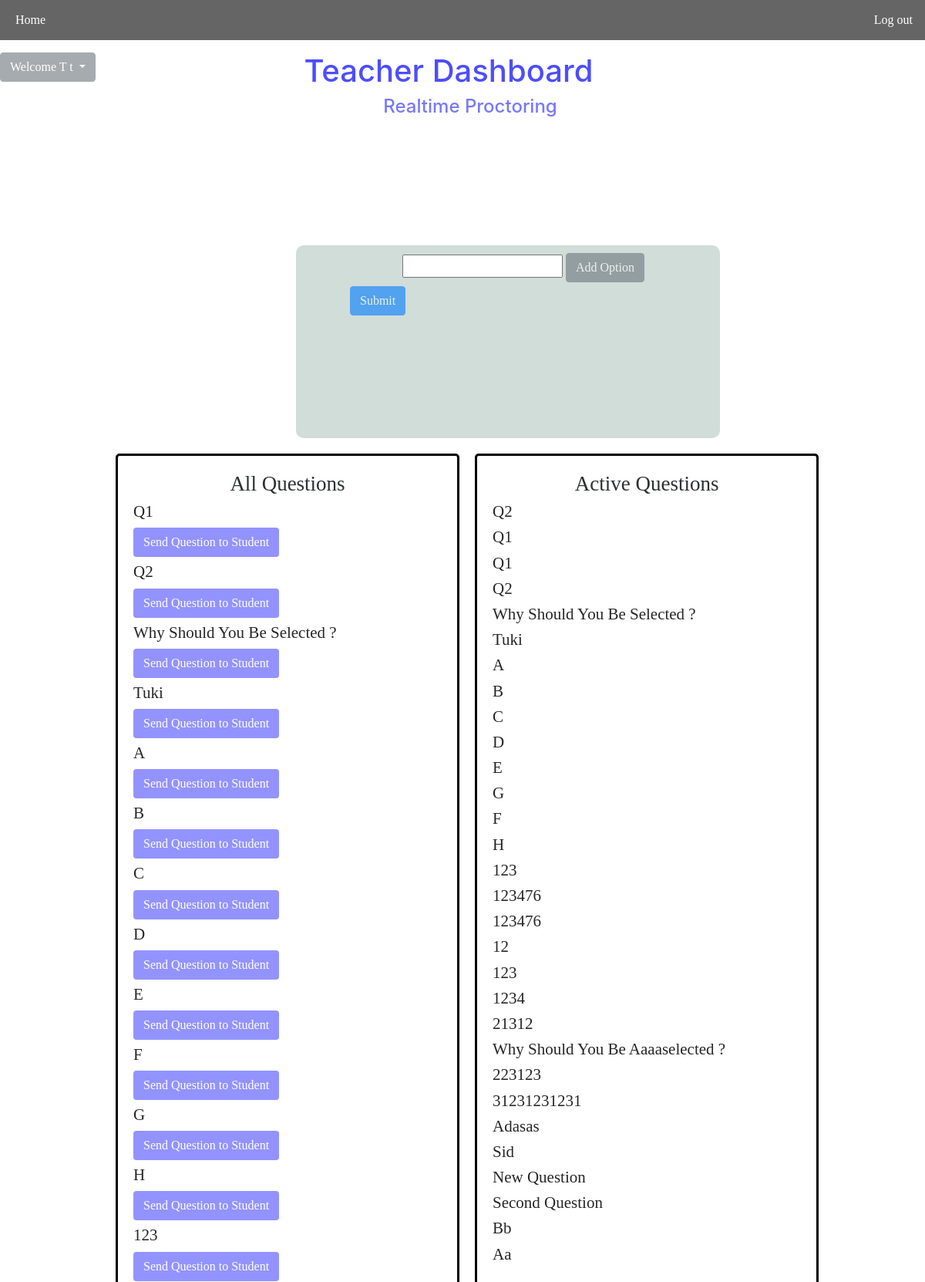
Page /teacher/dashboard/ (signed in, upper part) on the committed database.
### user/models.py (models this page shows, shortened)
class CustomUser(AbstractUser):
    phone_regex = RegexValidator(
        regex=r"^\+?1?\d{9,15}$",
        message="Phone number must be entered in the format: '+99999999'. Up to 15 digits allowed.",
    )
    email = models.EmailField(unique=True, blank=False)
    username = models.CharField(max_length=254, blank=True, null=True)
    user_type = models.CharField(
        max_length=20, choices=[(tag.value, tag.name) for tag in UserTypes]
    )
    phone_number = models.CharField(
        validators=[phone_regex], max_length=17, blank=True, null=True
    )
    gender = models.CharField(
        max_length=14, choices=[(tag.value, tag.name) for tag in GenderTypes]
    )
    age = models.PositiveIntegerField(blank=True, null=True)
    objects = CustomUserManager()
    EMAIL_FIELD = "email"
    USERNAME_FIELD = "email"
    REQUIRED_FIELDS = ['user_type', 'gender']

### question_answer/models.py (models this page shows, shortened)
class Question(models.Model):
    text = models.CharField(max_length=500)
    teacher = models.ForeignKey(User, on_delete=models.CASCADE)
    created = models.DateTimeField(auto_now_add=True)

class ActiveQuestion(models.Model):
    question = models.ForeignKey(Question, on_delete=models.CASCADE)
    created = models.DateTimeField(auto_now_add=True)

### teacher/views.py (the view)
# urls.py: path("dashboard/", student_required(DashboardView.as_view()), name="dashboard"),
class DashboardView(View):
    template_name = "teacher/dashboard.html"
    def get(self, request):
        questions = Question.objects.all()
        active_questions = ActiveQuestion.objects.all()
        tot_violations = Violation.objects.all
        return render(request, self.template_name, {'teacher':request.user,'questions': questions, 'active': active_questions, 'violations': dict})

### teacher/templates/teacher/dashboard.html (shortened to what this page needs)
{% extends "base.html" %}
{% load static %}
{% load user_extras %}
{% block content %}
<html>
<link rel="stylesheet" href="https://stackpath.bootstrapcdn.com/font-awesome/4.7.0/css/font-awesome.min.css"
 />
<link rel="stylesheet" href="https://maxcdn.bootstrapcdn.com/bootstrap/4.0.0/css/bootstrap.min.css"
 />
</html>
<body>
  <ul>
    <li><a href="index.html" style="float:left;padding-left:20px; text-decoration : none">Home</a></li>
    <li><a href="about.asp" style="float:right;padding-left:20px ;text-decoration : none"> Log out</a></li>
  </ul>
  <div class="dropdown" style="float:left;">
    <button class="btn btn-secondary dropdown-toggle" type="button" id="dropdownMenuButton" data-toggle="dropdown"
      aria-haspopup="true" aria-expanded="false">
      Welcome {{teacher.first_name}} {{teacher.last_name}}
    </button>
  </div>
  <h1 id='heading'>Teacher Dashboard</h1>
  <h4 id='graphheading'>Realtime Proctoring</h4>
  <center><svg class="bar_chart"></svg></center>
  <div id=outbox style="margin-left: 32%;">
    <center>
      <input type="text" required="" name="question" width="1000px" id="question_id" autofocus="" />
      <button class='btn btn-secondary' type="button" id="option_id">Add Option</button>
    </center>
    <button class='btn btn-primary' type="button" id="submit_id">Submit</button>
  </div>
  <div class="grid-container">
    <div class="grid-item">
      <h1 id='allq'>All Questions</h1>
      {% for question in questions %}
      <h5 id='que'>{{question.text}}</h5>
      <button id='sendque' class="btn btn-ternery" data-datac="{{question.id}}" data-question="{{question.text}}">Send
        Question to
        Student</button><br>
      {% endfor %}
    </div>
    <div class="grid-item">
      <h1 id='allq'>Active Questions</h1>
      <div id="act_ques">
        {% for act in active %}
        <h5 id='que'>{{act.question.text}}</h5>
        {% endfor %}
      </div>
    </div>
  </div>
  {% endblock %}
  {% block javascript %}
  </body>
  {% endblock %}

### templates/base.html (shortened to what this page needs)
{% load static %}
<!DOCTYPE html>
<html lang="en">
  <head>
    <link rel="stylesheet" href="https://maxcdn.bootstrapcdn.com/bootstrap/4.0.0/css/bootstrap.min.css">
  </head>
  <body>
    {% block content %}
    {% endblock %}
    {% block javascript %}
    {% endblock %}
  </body>
</html>

### teacher/templates/teacher/dashboard.html (style rules this page uses)
#heading { color:#4d4dff; text-align: center; margin-right: 160px; }
#graphheading { color:#7777ff; text-align: center; margin-left: 20px; }
#outbox { background-color: rgb(208, 221, 217); padding: 10px; width: 550px; height: 250px; padding-left: 50px; border-radius: 10px; }
#submit_id { margin-top: 5px; margin-left: 20px; }
.grid-container { display: grid; grid-template-columns: auto auto auto; background-color:transparent; padding: 20px; padding-left:150px ; }
.grid-item { background-color: white; border:solid 3px black; padding: 20px; margin-right: 20px; font-size: 30px; text-align: center; border-radius: 5px; }
#allq { color: rgb(43, 49, 49); font-size: 27px; }
#que { font-size: 21px; text-align: left; color: rgb(39, 38, 38); }
#sendque { float: left; }
* { font-family: 'Benne', serif; }
button { background-color:#4d4dff; color:white; opacity: 0.6; }
ul { list-style-type: none; margin: 0; padding: 0; overflow: hidden; opacity: 0.6; background-color:black; }
li a { display: block; color: white; text-align: center; padding: 14px 16px; text-decoration: none; border-radius: 2px; }
h5 { text-align: center; text-transform: capitalize; }

### rows in the picture
CustomUser: first_name "T", last_name "t"
Question: text "Q1"
Question: text "Q2"
Question: text "Why Should You Be Selected ?"
Question: text "Tuki"
Question: text "A"
Question: text "B"
Question: text "C"
Question: text "D"
Question: text "E"
Question: text "F"
Question: text "G"
Question: text "H"
Question: text "123"
ActiveQuestion: question.text "Q2"
ActiveQuestion: question.text "Q1"
ActiveQuestion: question.text "Q1"
ActiveQuestion: question.text "Q2"
ActiveQuestion: question.text "Why Should You Be Selected ?"
ActiveQuestion: question.text "Tuki"
ActiveQuestion: question.text "A"
ActiveQuestion: question.text "B"
ActiveQuestion: question.text "C"
ActiveQuestion: question.text "D"
ActiveQuestion: question.text "E"
ActiveQuestion: question.text "G"
ActiveQuestion: question.text "F"
ActiveQuestion: question.text "H"
ActiveQuestion: question.text "123"
ActiveQuestion: question.text "123476"
ActiveQuestion: question.text "123476"
ActiveQuestion: question.text "12"
ActiveQuestion: question.text "123"
ActiveQuestion: question.text "1234"
ActiveQuestion: question.text "21312"
ActiveQuestion: question.text "Why Should You Be Aaaaselected ?"
ActiveQuestion: question.text "223123"
ActiveQuestion: question.text "31231231231"
ActiveQuestion: question.text "Adasas"
ActiveQuestion: question.text "Sid"
ActiveQuestion: question.text "New Question"
ActiveQuestion: question.text "Second Question"
ActiveQuestion: question.text "Bb"
ActiveQuestion: question.text "Aa"
